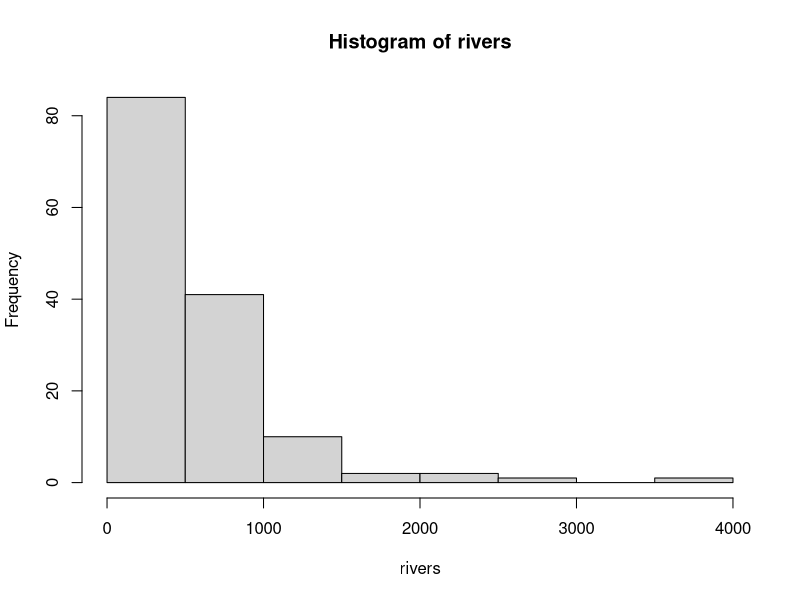
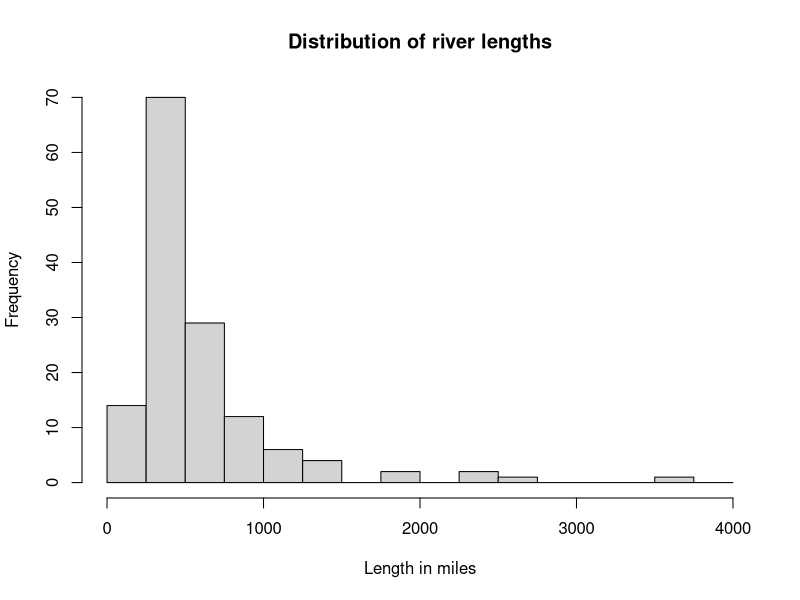
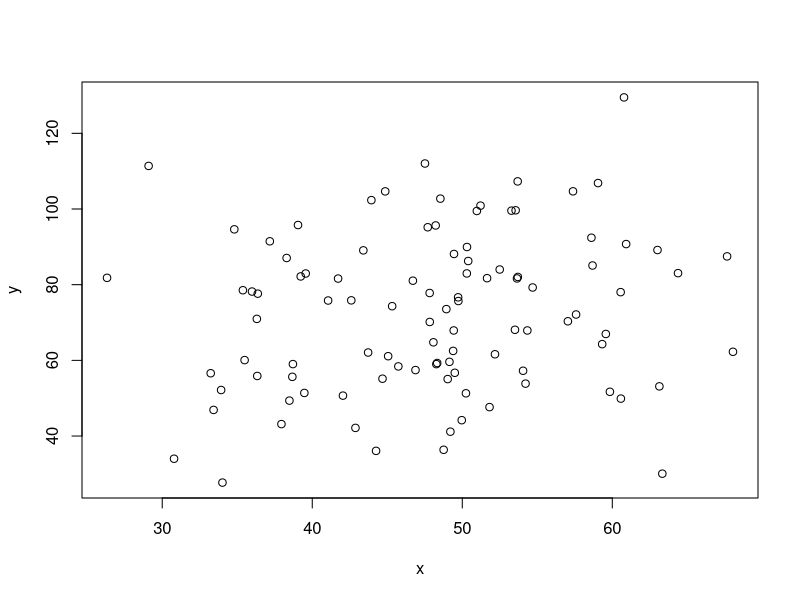
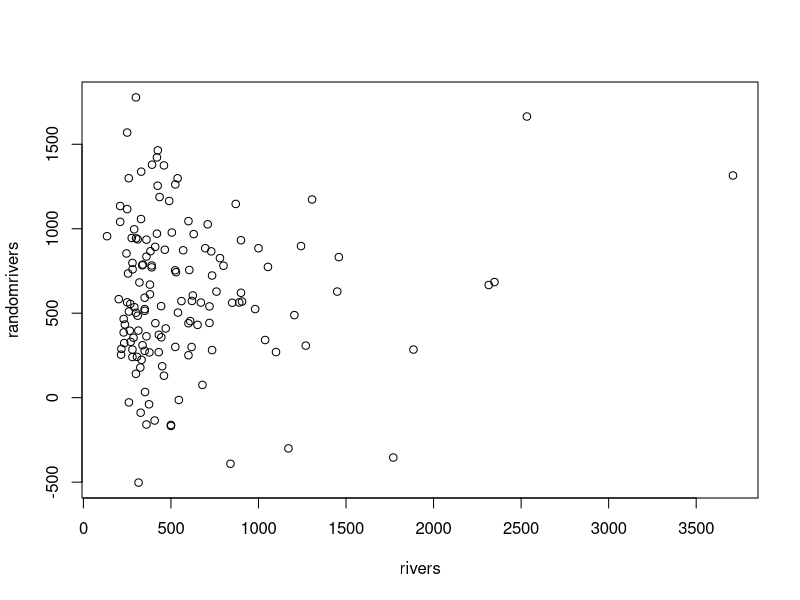
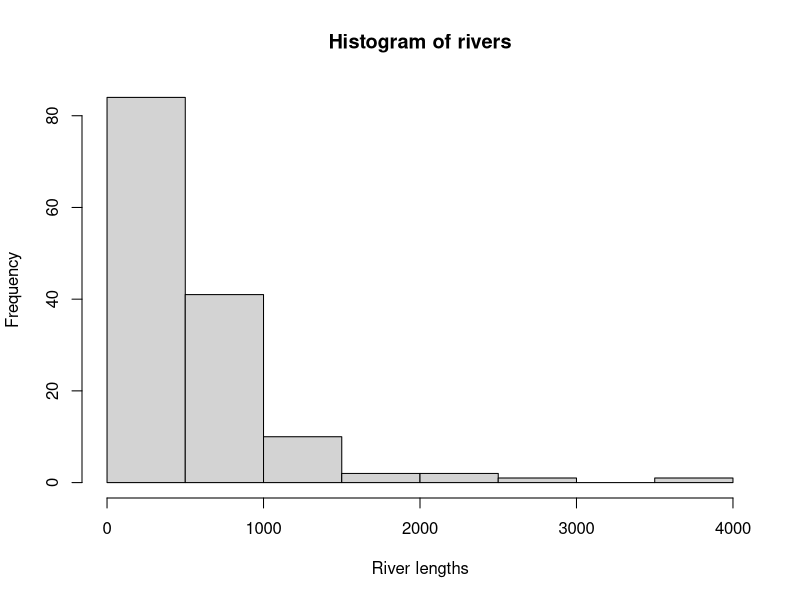

The R source for these figures, in order: (Note: this script raises an error after producing the figures.)
## ---- chunk 1
knitr::opts_chunk$set(echo = TRUE)
## ---- chunk 2
an.object <- 3 * 5
an.object
## ---- chunk 3
#An.object
an.object
## ---- chunk 4
#new. object  
## ---- chunk 5
new.object <-    5+ 2
new.object
## ---- chunk 6
an.object <- ((5 + new.object) 
                              * 3)
## ---- chunk 7
date
## ---- chunk 8
date()
## ---- chunk 9
seq(0, 100, 10) 
## ---- chunk 10
seq(from=0, to=100, by=10)
## ---- chunk 11
seq(by=10, to=100, from=0)
## ---- chunk 12
# a vector containing one element
a1 <- 6
# a vector containing four elements
a2 <- c(6, 4, 8, 3) 
# a vector containing the values 1 to 10
a3 <- 1:10 
# a vector containing 1, 4, 7, 10
a4 <- seq(from=1, to=12, by=3) 
# a vector containing two character values
a5 <- c("Fred", "Ginger") 
## ---- chunk 13
a <- c(22, 38, 12, 23, 29, 18, 16, 24)
a[2]
## ---- chunk 14
a[2] <- 0
a
## ---- chunk 15
length(a)
## ---- chunk 16
a[100]
## ---- chunk 17
numbers <- c(1, 2, 3, 4)
strings <- c("one", "two", "three", "four")
class(numbers)
class(strings)
## ---- chunk 18
c(numbers, numbers)
c(strings, strings)
mixed <- c(numbers, strings)
class(mixed)
## ---- chunk 19
# rearrange the vector in ascending order
sort(strings) 

# return indices to rearrange the vector in ascending order
order(strings)

# same as sort(a)
strings[order(strings)] 
## ---- chunk 20
sort(islands, decreasing=TRUE)[10]

sort(islands)[10]
## ---- chunk 21
discoveries
## ---- chunk 22
summary(discoveries)
## ---- chunk 23
unique(discoveries)
sort(unique(discoveries))
## ---- chunk 24
table(discoveries)
## ---- chunk 25
#Display just the first few lines of the built-in rivers dataset
head(rivers)
## ---- chunk 26
bins <- seq(0, 4000, by=1000)
table(cut(rivers, bins))
## ---- chunk 27
table(cut(rivers, bins, dig.lab=4)) # see ?cut for more details
## ---- chunk 28
hist(rivers)
## ---- chunk 29
bins <- seq(0, 4000, by=250)
hist(rivers, breaks=bins,
     main="Distribution of river lengths",      
     xlab="Length in miles")
## ---- chunk 30
7 - 2 * 3^2
(7 - 2 * 3)^2
((7 - 2) * 3)^2
## ---- chunk 31
7 %/% 2
7 %% 2
## ---- chunk 32
a <- c(1, 4, 16, 25, 36)
sqrt(a)
## ---- chunk 33
sum(discoveries)

sum(discoveries)^2 # first elements are summed, then squared

sum(discoveries^2) # first elements are squared, then summed
## ---- chunk 34
x <- c(2, 3, 5)
y <- c(3, 8, 9)

sum(x) * sum(y) # product of the sums
sum(x * y) # sum of the crossproducts
## ---- chunk 35
length(rivers) # sample size
median(rivers) # sample median
mean(rivers) # sample mean
range(rivers) # minimum and maximum values
var(rivers) # sample variance
sd(rivers) # sample standard deviation
## ---- chunk 36
quantile(rivers, c(0.25, 0.75)) # interquartile range
## ---- chunk 37
islands3 <- islands[islands %% 3 == 0]

median(islands3)
quantile(islands3, c(0.25, 0.75))
## ---- chunk 38
x <- rnorm(100, mean=50, sd=10) # 100 normally distributed random numbers
y <- rnorm(100, mean=75, sd=20)
plot(x, y) # scatter plot
cor(x, y) # Pearson's r is the default
cor(x, y, method="spearman") # Spearman rho
## ---- chunk 39
rnorm(5) 
rnorm(5)
## ---- chunk 40
set.seed(5467)
rnorm(5) 

set.seed(5467)
rnorm(5)
## ---- chunk 41
n <- length(rivers)
mu <- mean(rivers)
ss <- sd(rivers)

# set the random seed before generating the random numbers
set.seed(1) 

randomrivers <- rnorm(n, mu, ss)
## ---- chunk 42
signif(1234.56789, 3) # keep only 3 significant digits
signif(0.123456, 3)
## ---- chunk 43
round(1234.56789, 3) # keep only 3 decimal places
round(0.123456, 3)
## ---- chunk 44
signif(cor(rivers, randomrivers), 3)
## ---- chunk 45
plot(rivers, randomrivers)
## ---- chunk 46
hist(rivers, xlab="River lengths")
## ---- chunk 47
summary(rivers)
## ---- chunk 48
# equal
c(1, 2, 3) == c(0, 4, 3)

# not equal
c(1, 2, 3) != c(0, 4, 3) 

# greater or equal (also >, < and <= exist)
c(1, 2, 3) >= c(0, 4, 3)

# negation
!c(TRUE, FALSE) 
## ---- chunk 49
sum(c(TRUE, TRUE, FALSE))
## ---- chunk 50
sum(randomrivers < 0)

sum(randomrivers > 2 * rivers)
## ---- chunk 51
sum(islands %% 2 == 1)
## ---- chunk 52
which(c(1, 2, 3) >= c(0, 4, 3))
## ---- chunk 53
min(rivers)

which(rivers == min(rivers)) 

max(rivers)

which(rivers == max(rivers))
## ---- chunk 54
first.quartile.idx <- which(islands < quantile(islands, 0.25))

islands[first.quartile.idx]

median(islands[first.quartile.idx])
## ---- chunk 55
c(TRUE, TRUE, FALSE) | c(TRUE, FALSE, FALSE) 
# logical OR
## ---- chunk 56
c(TRUE, TRUE, FALSE) & c(TRUE, FALSE, FALSE) 
# logical AND
## ---- chunk 57
(10 > 0) || (10 > 100)
## ---- chunk 58
(10 > 0) && (10 > 100)
## ---- chunk 59
c(TRUE, TRUE, FALSE) && c(TRUE, FALSE, FALSE) 
# only the first element is checked!
## ---- chunk 60
c(TRUE, TRUE, FALSE) && c(FALSE, FALSE, FALSE)
## ---- chunk 61
# all tests must be TRUE for the result to be TRUE
all(1:5 %in% 1:10) 
all(1:5 %in% 5:10)

# at least one test must be TRUE for the result to be TRUE
any(1:5 %in% 5:10) 
any(1:5 %in% 9:10)
## ---- chunk 62
first6months <- c("Jan", "Feb", "Mar", "Apr", "May", "Jun")
months.31day <- c("Jan", "Mar", "May", "Jul", "Aug", "Oct", "Dec")

# concatenation of the two sets
c(first6months, months.31day) 
## ---- chunk 63
# elements present in either set
union(first6months, months.31day) 
## ---- chunk 64
# elements present in both sets
intersect(first6months, months.31day) 
## ---- chunk 65
# elements not in the second set
setdiff(first6months, months.31day) 
## ---- chunk 66
ints.not.in.rivers <- setdiff(1:max(rivers), rivers)

hist(ints.not.in.rivers, 
     main="Histogram of integers not in rivers vector",
     xlab="Integers")
## ---- chunk 67
first6months %in% months.31day
c(0, 5, 10, 15) %in% 1:10
## ---- chunk 68
min(intersect(islands3, rivers))

round(mean(islands3[!islands3 %in% rivers]), 1)
## ---- chunk 69
library(magrittr)

islands3 %>% intersect(rivers) %>% min()

islands3 %>% .[!islands3 %in% rivers] %>% 
              mean() %>% round(1)
## ---- chunk 70
a1 <- "First string"
a2 <- "Another string"
a3 <- c(a1, a2, "String")
## ---- chunk 71
paste(a1, a2)
## ---- chunk 72
paste(a1, a2, sep="") 
# equivalent to paste0(a1, a2)
## ---- chunk 73
paste(a1, a2, sep=" - ")
## ---- chunk 74
paste(a3, "example")
## ---- chunk 75
# return indices of matches
grep("string", a3) 

# ignore differences in capitalization
grep("string", a3, ignore.case=TRUE) 
## ---- chunk 76
# return content of matched elements
grep("A", a3, value=TRUE) 
## ---- chunk 77
gsub("Another", "One other", a2)
## ---- chunk 78
gsub("string", "example", a2)
## ---- chunk 79
gsub("data", "data science", a2) # no match, the string is left unchanged
## ---- chunk 80
us.states <- rownames(USArrests)
grep("Ca", us.states, value=TRUE)
## ---- chunk 81
grep("^Ca", us.states, value=TRUE) # match only at the start of a string
## ---- chunk 82
grep("ing", us.states, value=TRUE)
## ---- chunk 83
grep("ing$", us.states, value=TRUE) # match only at the end of a string
## ---- chunk 84
grep("Ma", us.states, value=TRUE)
## ---- chunk 85
grep("Ma.*nd", us.states, value=TRUE) # match any character repeated any number of times
## ---- chunk 86
nchar(a3) # string length

toupper(a3) # convert to uppercase

tolower(a3) # convert to lowercase
## ---- chunk 87
# show the first 6 lines of the dataframe
head(USArrests) 
## ---- chunk 88
tail(USArrests, n=10) # show the last 10 lines
## ---- chunk 89
dim(USArrests)
nrow(USArrests)
ncol(USArrests)
## ---- chunk 90
colnames(USArrests)
rownames(USArrests)
## ---- chunk 91
df.USArrests <- USArrests
## ---- chunk 92
USArrests[1, 1]
USArrests["Idaho", "UrbanPop"]
## ---- chunk 93
head(USArrests$Murder)
## ---- chunk 94
summary(attitude$rating)
## ---- chunk 95
USArrests["Pennsylvania", ] # make sure you include the comma
## ---- chunk 96
USArrests[10:13, ] # once again, the comma must be there
## ---- chunk 97
USArrests[c(3,44,50), ]
## ---- chunk 98
head(USArrests[, c(2,3)])
## ---- chunk 99
head(USArrests[, "UrbanPop"])
## ---- chunk 100
head(USArrests[, "UrbanPop", drop=FALSE])
## ---- chunk 101
USArrests[-c(5:48), -3] # skip a bunch of rows and the third column
## ---- chunk 102
USArrests[USArrests$Murder > 15, ]
subset(USArrests, Murder > 15)
## ---- chunk 103
with(USArrests, max(Murder + Rape)) # same as max(USArrests$Murder + USArrests$Rape)
## ---- chunk 104
with(attitude, median(rating[raises > median(raises)]))
## ---- chunk 105
pat.id <- c("p01", "p02", "p03", "p04", "p05", "p06", "p07")
age <- c(58, 33, 47, 42, 61, 49, 65)
height <- c(178, 167, 169, 172, 158, 175, 164)
myData <- data.frame(pat.id, age, height)
myData
## ---- chunk 106
myData <- cbind(myData,
          sex=c("F", "F", "M", "F", "M", "M", "F"),
          c(0.328, 0.340, 0.235, 0.293, 0.281, 0.412, 0.304))
myData
## ---- chunk 107
colnames(myData)[5] <- "hdl"
## ---- chunk 108
myData$randomvalues <- rnorm(nrow(myData))
myData$constant <- 5 # the same value is fills the whole column
## ---- chunk 109
myData$randomvalues <- NULL # to remove a column
myData$constant <- NULL
## ---- chunk 110
myData <- rbind(myData,
          data.frame(pat.id="p08", age=39,
          height=174, sex="M", hdl=0.388))
## ---- chunk 111
diab00 <- read.table("data/diab00.txt",header = T, sep = "\t", stringsAsFactors = F) 
## ---- chunk 112
diab00 <- read.delim("data/diab00.txt") 
## ---- chunk 113
colours <- c("red", "black", "brown", "blonde")
freqs <- c(8, 22, 30, 18)
# repeat each colour by the given frequency
hair.colour <- rep(colours, freqs) 
hair.colour <- factor(hair.colour)
## ---- chunk 114
barplot(table(hair.colour), col=c("black", "white")) # colours are recycled
## ---- chunk 115
barplot(table(hair.colour), col=c("black", "yellow", "brown", "red"))
## ---- chunk 116
par(mfrow=c(1,2))

hist(attitude$rating, 
     main="Histogram of rating", 
     xlab="Rating")

boxplot(attitude$rating, 
        main="Boxplot of rating", 
        xlab="Rating", 
        ylab="Value")
## ---- chunk 117
sbsplots <- function(varname, vars){
  par(mfrow=c(1,2))
  First <- varname %>% substr(1,1) %>% toupper()
  varname.lab <- varname %>% substr(2,nchar(.)) %>% paste0(First,.)
  
  hist(vars[,varname], 
     main = paste0("Histogram of ", varname), 
     xlab = varname.lab)

  boxplot(vars[,varname], 
        main = paste0("Boxplot of ", varname),        
        xlab = varname.lab, 
        ylab = "Value")  
}

sapply(colnames(attitude), sbsplots, vars = attitude)  
## ---- chunk 118
library(data.table)
mtcars.dt <- data.table(mtcars)
head(mtcars.dt)
## ---- chunk 119
mtcars.dt <- data.table(mtcars, keep.rownames=TRUE) # Defaults the rowname to "rn"
head(mtcars.dt)
## ---- chunk 120
mtcars.dt <- data.table(mtcars, keep.rownames="models") # Names the rowname
head(mtcars.dt)
## ---- chunk 121
seed <- 1971 # Select an arbitrary number to seed the random number generator (RNG)
sample.size <- 500000
set.seed(seed) # Note: To ensure consistent results, the RNG must be seeded before each function call 
diabetes.dt <- data.table(
  pat.id = 1:sample.size,
  dm.type = sample(
      c(1, 2), sample.size, replace=TRUE, 
      prob = c(0.1, 0.9)), 
  sex = sample(
      c(1, 2), sample.size, replace=TRUE, 
      prob = c(0.33,0.67)), 
  hba1c.mmol = rbeta(sample.size, 25, 9)*110 )

head(diabetes.dt)
## ---- chunk 122
mtcars.dt <-  data.table(mtcars, keep.rownames="models")

mpg.gt30.dt <- mtcars.dt[mpg > 30]

cyl.4and8.dt <- mtcars.dt[cyl %in% c(4,8)]

cyl.excl4and8.dt <- mtcars.dt[!cyl %in% c(4,8)]

merc.models.dt <- mtcars.dt[grepl("Merc",models)]
## ---- chunk 123
# List column names explicitly
head(diabetes.dt[, dm.type,sex])
## ---- chunk 124
# Return all columns in the range
head(diabetes.dt[, dm.type:hba1c.mmol])
## ---- chunk 125
# Excluding a column
head(diabetes.dt[, !"dm.type"])
## ---- chunk 126
# Excluding multiple columns
head(diabetes.dt[, !c("dm.type","hba1c.mmol")])
## ---- chunk 127
# Excluding a range 
head(diabetes.dt[, !(dm.type:hba1c.mmol)])
## ---- chunk 128
my.columns = c("dm.type","sex") 

# The .. (double dot) look up one level in the environment
head(diabetes.dt[, ..my.columns])
## ---- chunk 129
# Excluding based on character vector
head(diabetes.dt[, !..my.columns])
## ---- chunk 130
# Selects fixed column position 
head(diabetes.dt[,2:3])
## ---- chunk 131
diabetes.summary <- diabetes.dt[, 
                    as.list(summary(hba1c.mmol)),  
                    by=list(dm.type, sex)]

diabetes.summary
## ---- chunk 132
diabetes.dt[, names(summary(c(1, 1))) := 
                  as.list(summary(hba1c.mmol)),  
            by=list(dm.type, sex)] 

head(diabetes.dt)
## ---- chunk 133
# Rename a column name
diabetes.dt[, list(diabetes.type = dm.type,sex)] 

head(diabetes.dt)
## ---- chunk 134
manuf.info.dt <- mtcars.dt[, 
                    .(manufacturer = 
                          gsub(" .*", "", models))]
head(manuf.info.dt)
## ---- chunk 135
diabetes.dt[, hba1c.mmol.mean := mean(hba1c.mmol), by=dm.type]

head(diabetes.dt) 
## ---- chunk 136
diabetes.dt[, hba1c.mmol.mean := NULL] # Drops the hba1c.mmol.mean column
## ---- chunk 137
diabetes.dt[.N] # Index the last row in the data table
## ---- chunk 138
# Number of rows in each group
diabetes.dt[, .N, by=.(dm.type, sex)] 
## ---- chunk 139
# Provide a row number for each type/sex
diabetes.dt[, .(grp.num = .GRP), by=.(dm.type, sex)] 
## ---- chunk 140
# Row number for first position of each group
diabetes.dt[, .(group.pos = .I[1]), by=.(dm.type, sex)] 
## ---- chunk 141
# Complete rows for first position of each group
diabetes.dt[, .SD[1], by=.(dm.type, sex)] 
## ---- chunk 142
mtcars.cylmpg.dt <- data.table(mtcars)[,list(cyl, mpg)]
## ---- chunk 143
library(magrittr)

mtcars.cylmpg.dt2 <- mtcars %>% 
                     data.table() %>% 
                     .[ ,list(cyl, mpg)]

# Check that both data tables are the same.
all.equal(mtcars.cylmpg.dt,mtcars.cylmpg.dt2) 
## ---- chunk 144
mtcars.cylmpg.dt2 <- mtcars %>% 
            data.table() %>% 
            .[, list(cyl, mpg)] %>%
            .[, cyl.avg.mpg := mean(mpg), by=cyl]
## ---- chunk 145
mtcars.cylmpg.dt2 <- mtcars %>% 
          data.table() %>% 
          .[, list(cyl, mpg)] %>%
          .[, cyl.avg.mpg := mean(mpg), by=cyl] %>%
          .[, c("max.cyl.avg.mpg",
                "min.cyl.avg.mpg") :=
              list(max(cyl.avg.mpg),
                   min(cyl.avg.mpg))] %>%
          .[order(cyl)]
## ---- chunk 146
library(lubridate)

nottem.dt <- nottem %>%
  data.table(temp = c(.), 
             year = (c(time(.)))) %>%
  .[,list(
    month = format(
      date_decimal(year+.01), "%b"),
    Year = format(
      date_decimal(year+.01), "%Y"), 
    temp)]
## ---- chunk 147
nottem.wide <- reshape(nottem.dt, idvar = "Year", 
                      timevar = "month", 
                      direction = "wide") 

colnames(nottem.wide) <- nottem.wide %>% 
                        colnames() %>% 
                        gsub("temp.", "", .) 

nottem.wide <- nottem.wide %>%
                .[, summer.avg := rowMeans(.SD), 
                    by = .I, .SDcols = colnames(.[, Jun:Sep])] %>%
                .[, jun.decade.avg := mean(Jun), 
                    by=substr(Year, 0, 3)]

head(nottem.wide)
